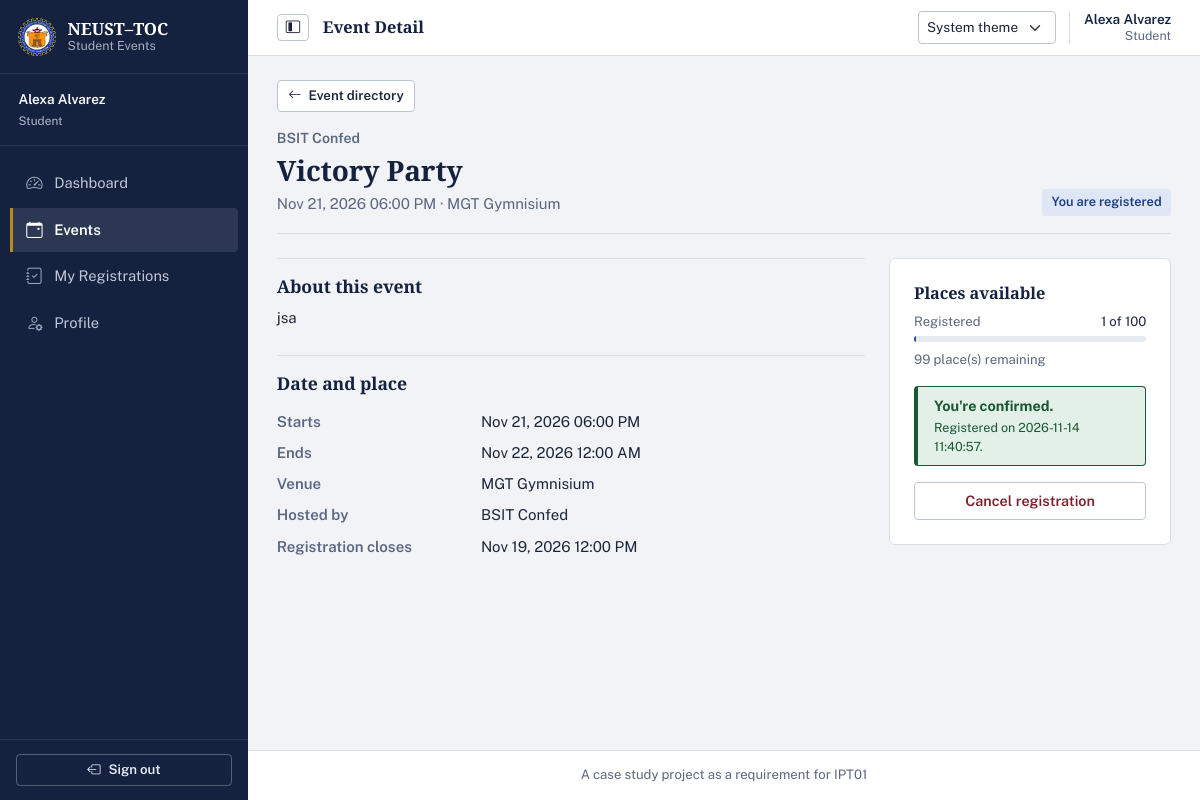
Screenshot of /student/events/6 (signed in) with the database file from the repository.
### tables this page shows
CREATE TABLE users (
    user_id INTEGER PRIMARY KEY AUTOINCREMENT,
    student_no TEXT UNIQUE,
    full_name TEXT NOT NULL,
    email TEXT NOT NULL UNIQUE,
    password_hash TEXT NOT NULL,
    role TEXT NOT NULL CHECK(role IN ('admin', 'officer', 'student')),
    is_active INTEGER NOT NULL DEFAULT 1 CHECK(is_active IN (0, 1)),
    created_at TEXT NOT NULL DEFAULT (strftime('%Y-%m-%d %H:%M:%S', 'now', 'localtime'))
);

CREATE TABLE organizations (
    organization_id INTEGER PRIMARY KEY AUTOINCREMENT,
    name TEXT NOT NULL UNIQUE,
    description TEXT,
    contact_email TEXT,
    is_active INTEGER NOT NULL DEFAULT 1 CHECK(is_active IN (0, 1)),
    created_at TEXT NOT NULL DEFAULT (strftime('%Y-%m-%d %H:%M:%S', 'now', 'localtime'))
);

CREATE TABLE events (
    event_id INTEGER PRIMARY KEY AUTOINCREMENT,
    organization_id INTEGER NOT NULL,
    created_by INTEGER NOT NULL,
    title TEXT NOT NULL,
    description TEXT NOT NULL,
    venue TEXT NOT NULL,
    start_at TEXT NOT NULL,
    end_at TEXT,
    registration_deadline TEXT NOT NULL,
    capacity INTEGER NOT NULL CHECK(capacity > 0),
    status TEXT NOT NULL DEFAULT 'draft' CHECK(status IN ('draft', 'published', 'cancelled', 'completed')),
    created_at TEXT NOT NULL DEFAULT (strftime('%Y-%m-%d %H:%M:%S', 'now', 'localtime')),
    updated_at TEXT,
    FOREIGN KEY (organization_id) REFERENCES organizations(organization_id) ON DELETE RESTRICT,
    FOREIGN KEY (created_by) REFERENCES users(user_id) ON DELETE RESTRICT
);

CREATE TABLE registrations (
    registration_id INTEGER PRIMARY KEY AUTOINCREMENT,
    event_id INTEGER NOT NULL,
    user_id INTEGER NOT NULL,
    registered_at TEXT NOT NULL DEFAULT (strftime('%Y-%m-%d %H:%M:%S', 'now', 'localtime')),
    status TEXT NOT NULL DEFAULT 'registered' CHECK(status IN ('registered', 'cancelled')),
    UNIQUE(event_id, user_id),
    FOREIGN KEY (event_id) REFERENCES events(event_id) ON DELETE RESTRICT,
    FOREIGN KEY (user_id) REFERENCES users(user_id) ON DELETE RESTRICT
);

### student_routes.py (the view)
@student_bp.route('/events/<int:event_id>')
@student_required
def event_detail(event_id):
    db = get_db()
    event = event_service.get_event_by_id(db, event_id)
    if not event or event['status'] != 'published':
        status_name = event['status'] if event else 'unknown'
        flash(f'Cannot view event: Event is {status_name} and not published. Event is not available.', 'warning')
        return redirect(url_for('student.events'))
    if not auth_service.is_member_of_organization(
            db, session['user_id'], event['organization_id']):
        abort(404)
    org = auth_service.get_organization_by_id(db, event['organization_id'])
    if not org or not org['is_active']:
        flash('Event is not available.', 'warning')
        return redirect(url_for('student.events'))
    reg_count = registration_service.get_registration_count(db, event_id)
    user_reg = registration_service.get_user_event_registration(
        db, event_id, session['user_id']
    )
    available_slots = max(0, event['capacity'] - reg_count)
    now = datetime.now()
    deadline = registration_service.parse_dt(event['registration_deadline'])
    deadline_passed = bool(deadline and now > deadline)
    return render_template(
        'student/event_detail.html',
        event=event,
        reg_count=reg_count,
        user_registration=user_reg,
        available_slots=available_slots,
        deadline_passed=deadline_passed
    )

### templates/student/event_detail.html (shortened to what this page needs)
{% extends "base.html" %}
{% block content %}
<a href="{{ url_for('student.events') }}" class="btn btn-outline-secondary btn-sm mb-3">
    <i class="bi bi-arrow-left me-1" aria-hidden="true"></i> Event directory
</a>
<header class="page-heading">
    <div>
        <div class="page-context">{{ event.organization_name }}</div>
        <h1>{{ event.title }}</h1>
        <p>{{ event.start_at|datetimeformat }} · {{ event.venue or 'Venue to be announced' }}</p>
    </div>
    {% if user_registration and user_registration.status == 'registered' %}
    <span class="status-label">You are registered</span>
    {% elif user_registration and user_registration.status == 'cancelled' %}
    <span class="status-label">Registration cancelled</span>
    {% endif %}
</header>
<div class="row g-4">
    <article class="col-lg-8">
        <section class="border-top pt-3 mb-4">
            <h2 class="h4">About this event</h2>
            <div class="event-description" style="white-space: pre-line;">{{ event.description }}</div>
        </section>
        <section class="border-top pt-3">
            <h2 class="h4 mb-3">Date and place</h2>
            <dl class="row mb-0">
                <dt class="col-sm-4 text-muted">Starts</dt>
                <dd class="col-sm-8">{{ event.start_at|datetimeformat }}</dd>
                {% if event.end_at %}
                <dt class="col-sm-4 text-muted">Ends</dt>
                <dd class="col-sm-8">{{ event.end_at|datetimeformat }}</dd>
                {% endif %}
                <dt class="col-sm-4 text-muted">Venue</dt>
                <dd class="col-sm-8">{{ event.venue or 'To be announced' }}</dd>
                <dt class="col-sm-4 text-muted">Hosted by</dt>
                <dd class="col-sm-8">{{ event.organization_name }}</dd>
                <dt class="col-sm-4 text-muted">Registration closes</dt>
                <dd class="col-sm-8">{{ event.registration_deadline|datetimeformat }}</dd>
            </dl>
        </section>
    </article>
    <aside class="col-lg-4">
        <section class="card">
            <div class="card-body p-3 p-lg-4">
                <h2 class="h5">Places available</h2>
                <div class="d-flex justify-content-between small mb-1">
                    <span class="text-muted">Registered</span>
                    <span>{{ reg_count }} of {{ event.capacity }}</span>
                </div>
                <div class="progress" style="height: 6px;" role="progressbar"
                     aria-label="Registration capacity" aria-valuenow="{{ [reg_count, event.capacity]|min }}"
                     aria-valuemin="0" aria-valuemax="{{ event.capacity }}">
                    {% set pct = (reg_count / event.capacity * 100)|round|int %}
                    <div class="progress-bar {% if pct >= 100 %}bg-danger{% elif pct >= 80 %}bg-warning{% else %}bg-primary{% endif %}"
                         style="width: {{ [pct, 100]|min }}%;"></div>
                </div>
                <p class="small text-muted mt-2 mb-3">{{ available_slots }} place(s) remaining</p>
                {% if user_registration and user_registration.status == 'registered' %}
                <div class="alert alert-success py-2" role="status">
                    <strong>You're confirmed.</strong>
                    <div class="small">Registered on {{ user_registration.registered_at }}.</div>
                </div>
                <form method="POST" action="{{ url_for('student.registration_cancel', registration_id=user_registration.registration_id) }}">
                    <button type="submit" class="btn btn-outline-danger w-100"
                            data-confirm="Are you sure you want to cancel your registration for this event?">
                        Cancel registration
                    </button>
                </form>
                {% elif deadline_passed %}
                <div class="alert alert-secondary mb-0" role="status">
                    <strong>Registration closed</strong>
                    <div class="small">The registration deadline has passed.</div>
                </div>
                {% elif available_slots <= 0 %}
                <div class="alert alert-warning mb-0" role="status">
                    <strong>Event full</strong>
                    <div class="small">This event has reached its capacity.</div>
                </div>
                {% endif %}
            </div>
        </section>
    </aside>
</div>
{% endblock %}

### templates/base.html (shortened to what this page needs)
<!DOCTYPE html>
<html lang="en" data-bs-theme="light" data-theme-preference="system">
<head>
    <link href="https://cdn.jsdelivr.net/npm/bootstrap@5.3.2/dist/css/bootstrap.min.css" rel="stylesheet"
>
    <link rel="stylesheet" href="https://cdn.jsdelivr.net/npm/bootstrap-icons@1.11.3/font/bootstrap-icons.min.css">
    <link rel="stylesheet" href="{{ url_for('static', filename='css/style.css') }}">
</head>
<body>
    {% if current_user %}
    <aside class="sidebar" id="sidebar">
        <div class="sidebar-header">
            <a class="sidebar-brand" href="{{ url_for('index') }}" aria-label="NEUST–TOC Student Events home">
                <img src="{{ url_for('static', filename='images/logo.jpg') }}" alt="" class="sidebar-logo">
                <span class="sidebar-brand-copy">
                    <strong>NEUST–TOC</strong>
                    <small>Student Events</small>
                </span>
            </a>
        </div>
        <div class="sidebar-user">
            <div class="sidebar-user-copy">
                <div class="fw-semibold text-truncate">{{ current_user.full_name }}</div>
                <small class="text-capitalize opacity-75">{{ current_user_display_role }}</small>
            </div>
        </div>
        <nav class="sidebar-nav" aria-label="Main navigation">
            <ul class="nav flex-column">
                {% if session.role == 'admin' %}
                <li class="nav-item">
                    <a class="nav-link {% if request.endpoint == 'admin.dashboard' %}active{% endif %}"
                       {% if request.endpoint == 'admin.dashboard' %}aria-current="page"{% endif %}
                       aria-label="Dashboard"
                       href="{{ url_for('admin.dashboard') }}">
                        <i class="bi bi-speedometer2 me-2" aria-hidden="true"></i><span class="nav-label">Dashboard</span>
                    </a>
                </li>
                <li class="nav-item">
                    <a class="nav-link {% if request.endpoint and request.endpoint.startswith('admin.user') %}active{% endif %}"
                       {% if request.endpoint and request.endpoint.startswith('admin.user') %}aria-current="page"{% endif %}
                       aria-label="Users"
                       href="{{ url_for('admin.users') }}">
                        <i class="bi bi-people me-2" aria-hidden="true"></i><span class="nav-label">Users</span>
                    </a>
                </li>
                <li class="nav-item">
                    <a class="nav-link {% if request.endpoint and request.endpoint.startswith('admin.organization') %}active{% endif %}"
                       {% if request.endpoint and request.endpoint.startswith('admin.organization') %}aria-current="page"{% endif %}
                       aria-label="Organizations"
                       href="{{ url_for('admin.organizations') }}">
                        <i class="bi bi-building me-2" aria-hidden="true"></i><span class="nav-label">Organizations</span>
                    </a>
                </li>
                <li class="nav-item">
                    <a class="nav-link {% if request.endpoint == 'admin.reports' %}active{% endif %}"
                       {% if request.endpoint == 'admin.reports' %}aria-current="page"{% endif %}
                       aria-label="Reports"
                       href="{{ url_for('admin.reports') }}">
                        <i class="bi bi-bar-chart-line me-2" aria-hidden="true"></i><span class="nav-label">Reports</span>
                    </a>
                </li>
                {% elif session.role == 'student' %}
                <li class="nav-item">
                    <a class="nav-link {% if request.endpoint == 'student.dashboard' %}active{% endif %}"
                       aria-label="Dashboard"
                       href="{{ url_for('student.dashboard') }}">
                        <i class="bi bi-speedometer2 me-2" aria-hidden="true"></i><span class="nav-label">Dashboard</span>
                    </a>
                </li>
                <li class="nav-item">
                    <a class="nav-link {% if request.endpoint and request.endpoint in ['student.events', 'student.event_detail'] %}active{% endif %}"
                       {% if request.endpoint and request.endpoint in ['student.events', 'student.event_detail'] %}aria-current="page"{% endif %}
                       aria-label="Browse events"
                       href="{{ url_for('student.events') }}">
                        <i class="bi bi-calendar-event me-2" aria-hidden="true"></i><span class="nav-label">Events</span>
                    </a>
                </li>
                <li class="nav-item">
                    <a class="nav-link {% if request.endpoint == 'student.registrations' %}active{% endif %}"
                       aria-label="My registrations"
                       href="{{ url_for('student.registrations') }}">
                        <i class="bi bi-journal-check me-2" aria-hidden="true"></i><span class="nav-label">My Registrations</span>
                    </a>
                </li>
                <li class="nav-item">
                    <a class="nav-link {% if request.endpoint == 'student.profile' %}active{% endif %}"
                       aria-label="Profile"
                       href="{{ url_for('student.profile') }}">
                        <i class="bi bi-person-gear me-2" aria-hidden="true"></i><span class="nav-label">Profile</span>
                    </a>
                </li>
                {% endif %}
            </ul>
        </nav>
        <div class="sidebar-footer">
            <form method="POST" action="{{ url_for('auth.logout') }}">
                <button type="submit" class="btn btn-outline-light btn-sm w-100" aria-label="Sign out">
                <i class="bi bi-box-arrow-left me-2" aria-hidden="true"></i><span class="nav-label">Sign out</span>
                </button>
            </form>
        </div>
    </aside>
    {% endif %}
    <main class="{{ 'main-content' if current_user else 'guest-content' }}">
        {% if current_user %}
        <header class="app-topbar">
            <div class="topbar-leading">
                <button class="btn btn-outline-secondary sidebar-toggle" type="button" id="sidebarToggle"
                        aria-label="Collapse navigation" aria-controls="sidebar" aria-expanded="true">
                    <i class="bi bi-layout-sidebar-inset" aria-hidden="true"></i>
                </button>
                <div class="topbar-breadcrumb">
                    <span class="topbar-current">
                        {{ request.endpoint.rsplit('.', 1)[-1]|replace('_', ' ')|title if request.endpoint else 'Home' }}
                    </span>
                </div>
            </div>
            <div class="topbar-actions">
                <select class="form-select form-select-sm theme-picker" id="themePicker" data-theme-picker>
                    <option value="system">System theme</option>
                </select>
                <span class="topbar-account d-none d-sm-flex">
                    <span class="topbar-account-name">{{ current_user.full_name }}</span>
                    <span class="topbar-account-role text-capitalize">{{ current_user_display_role }}</span>
                </span>
            </div>
        </header>
        {% endif %}
        <div class="{{ 'container-fluid py-4' if current_user else 'container' }}">
            {% block content %}{% endblock %}
        </div>
        {% if current_user %}
        <footer class="app-footer">
            <div class="container-fluid">
                <p class="mb-0 text-center text-muted small">
                    A case study project as a requirement for IPT01
                </p>
            </div>
        </footer>
        {% endif %}
    </main>
</body>
</html>

### rows the page displays
users: full_name "Alexa Alvarez", role "Student"
organizations: organization_name "BSIT Confed"
events: title "Victory Party", start_at "Nov 21, 2026 06:00 PM", venue "MGT Gymnisium", description "jsa", end_at "Nov 22, 2026 12:00 AM", registration_deadline "Nov 19, 2026 12:00 PM", capacity "100"
registrations: registered_at "2026-11-14 11:40:57"

### other values shown
{{ reg_count }} "1"
{{ available_slots }} "99"
